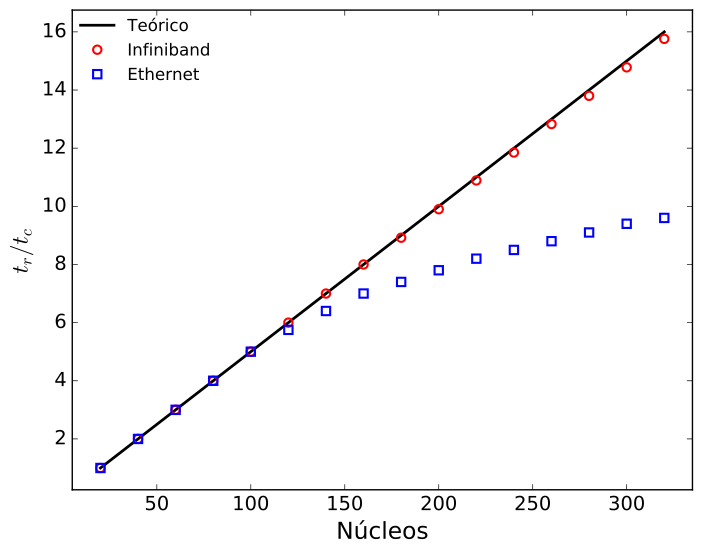

Source code (Python):
import numpy as np

import matplotlib.pyplot as plt

import argparse

import os

from scipy import stats

import matplotlib.ticker as mticker

import locale



if __name__ == "__main__":


    # Argumentos de consola
    
    parser = argparse.ArgumentParser(description='SpeedUp')

    parser.add_argument('-png', help='Imagen en formato png', action='store_true')        

    args = parser.parse_args()
    
    
    
    with plt.style.context( ('thesis_classic') ):
        

        # Teorico

        plt.plot( range(20,321), [n/20. for n in range(20,321)], linestyle = '-', color = 'k', label='Teórico')


        
        # Infiniband

        cores = range(20,321,20)
        
        infiniband = [1, 2, 3, 4, 5, 6, 7, 8, 8.92, 9.9, 10.89, 11.85, 12.83, 13.8, 14.78, 15.76] 
           
        plt.plot( cores, infiniband, linestyle = 'None', color = 'r', marker = 'o', mfc = 'None', mec='r', label='Infiniband')



        # Ethernet

        ethernet = [1, 2, 3, 4, 5, 5.75, 6.4, 7, 7.4, 7.8, 8.2, 8.5, 8.8, 9.1, 9.4, 9.6] 
           
        plt.plot( cores, ethernet, linestyle = 'None', color = 'b', marker = 's', mfc = 'None', mec='b', label='Ethernet')


            

        # Ejes y leyenda

        locale.setlocale(locale.LC_ALL, "es_AR.UTF-8")

        plt.ylabel(r'$t_r/t_c$')

        plt.xlabel('Núcleos')       

        plt.legend( loc='best' )
        


        # Guardado

        if args.png == True:

            plt.savefig( 'SpeedUp.png', format='png', bbox_inches = 'tight', dpi=600 )

        else:

            plt.savefig( 'SpeedUp.pdf', format='pdf', bbox_inches = 'tight', dpi=600 )
       

        plt.gcf().clear()    
